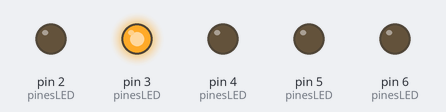
Bench run of a sketch on a simulated Arduino Uno, built with avr-gcc and run on an emulated ATmega328P. On the bench: output pins drawn as LEDs (lit = HIGH).

Above: at 0.3 s.
At 0.7 s:
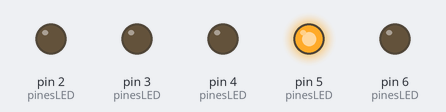
At 1.0 s:
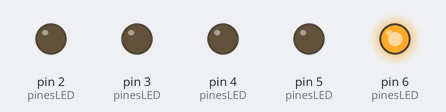
At 2.5 s:
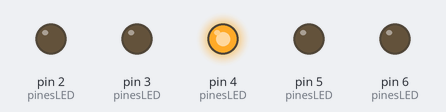
At 4.0 s:
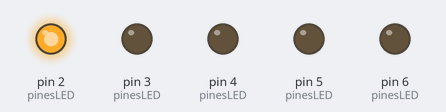
Timing chart, 0 to 4.6 s (numbered marks = the images above):
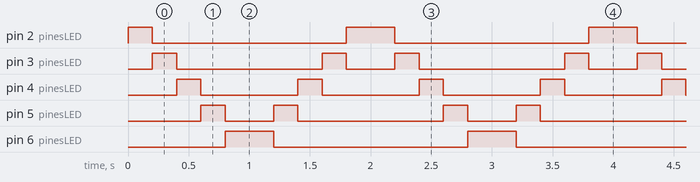

The sketch:

V-7.ino
```cpp
#define led1  2
#define led2  3
#define led3  4
#define led4  5
#define led5  6

#define NUM_LEDS 5

int pinesLED[NUM_LEDS] = { led1, led2, led3, led4, led5 };

void setup()
{
  for (int i = 0; i < NUM_LEDS; i++) {
    pinMode(pinesLED[i], OUTPUT);
  }
}

void loop()
{
  for (int i = 0; i < NUM_LEDS; i++) {
    analogWrite(pinesLED[i], 255);
    delay(200);
    analogWrite(pinesLED[i], 0);
  }

  for (int i = NUM_LEDS - 1; i >= 0; i--) {
    analogWrite(pinesLED[i], 255);
    delay(200);
    analogWrite(pinesLED[i], 0);
  }
}
```

Measured:
- by itself, pin 2 (pinesLED): repeats every 2.0 s: LOW 1.6 s, HIGH 0.40 s
- by itself, pin 3 (pinesLED): repeats every 2.0 s: LOW 1.2 s, HIGH 0.20 s, LOW 0.40 s, HIGH 0.20 s
- by itself, pin 4 (pinesLED): alternates HIGH for 0.20 s and LOW for 0.80 s
- by itself, pin 5 (pinesLED): repeats every 2.0 s: LOW 0.40 s, HIGH 0.20 s, LOW 1.2 s, HIGH 0.20 s
- by itself, pin 6 (pinesLED): alternates HIGH for 0.40 s and LOW for 1.6 s
